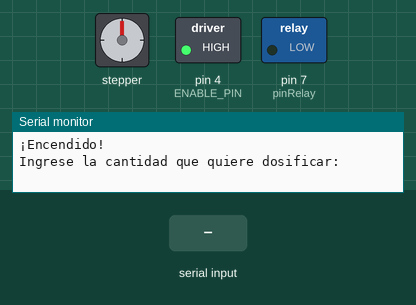
This sketch was run on a simulated Arduino Uno, built with avr-gcc and run on an emulated ATmega328P. On the bench: stepper motor, switched loads named in the sketch (green lamp = pin HIGH), the last lines printed to the serial monitor. The test bench sets the inputs (shaded band). Stepper angles assume 950 steps per turn.

Above: at 1.2 s.
1.3 s: "90,45\n" received over Serial
At 2.09 s:
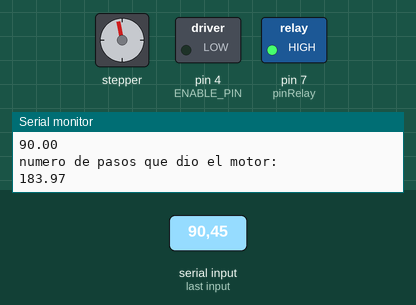
4.3 s: "30,150\n" received over Serial
At 6.9 s:
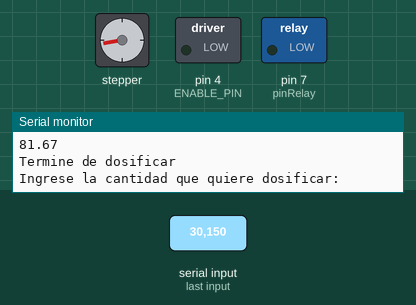
7.3 s: "5\n" received over Serial
At 9.6 s:
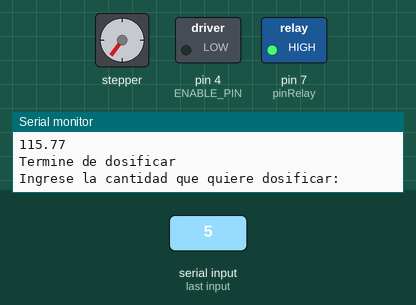
10.3 s: "200\n" received over Serial
At 11.71 s:
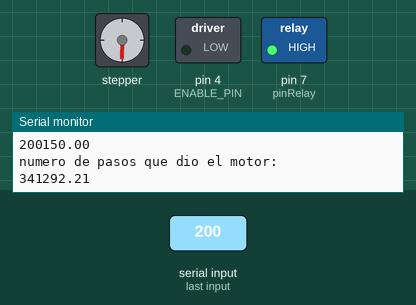
Timing chart, 0 to 23.3 s (numbered marks = the images above; inputs shaded):
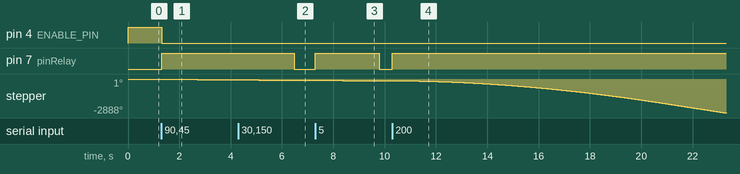

Measured:
- after the input at 1.3 s, pin 4 (ENABLE_PIN): HIGH → LOW at once; pin 7 (pinRelay): LOW → HIGH at once; stepper: turns 70° counter-clockwise in 2.5 s, starting at once
- after the input at 4.3 s, pin 7 (pinRelay): HIGH → LOW after 2.2 s instead of 0.05 s; stepper: turns 31° counter-clockwise in 1.6 s, starting after 0.12 s
- after the input at 7.3 s, pin 7 (pinRelay): LOW → HIGH at once, → LOW 2.5 s later; stepper: turns 43° counter-clockwise in 1.8 s, starting after 0.12 s
- after the input at 10.3 s, pin 7 (pinRelay): LOW → HIGH at once; stepper: keeps turning counter-clockwise at about 212°/s, starting after 0.08 s

The sketch:

Control_bomba.ino
```cpp
// Define los pines del driver
#define DIR_PIN 2
#define STEP_PIN 3
#define ENABLE_PIN 4
#define pinRelay 7

// Define el número de pasos por revolución y el modo de micropasos
#define STEPS_PER_REV 950 //pasos por revolución, pasos que permite completar una revolución

// Crea una instancia de la librería AccelStepper
#include <AccelStepper.h>
AccelStepper stepper(AccelStepper::DRIVER, STEP_PIN, DIR_PIN);

void setup() {

  // Configura el pin de habilitación como salida
  pinMode(ENABLE_PIN, OUTPUT);
  // Deshabilita el driver
  digitalWrite(ENABLE_PIN, HIGH);
  // Establece la velocidad y aceleración máximas
  stepper.setMaxSpeed(1000);
  stepper.setAcceleration(100);

  //rele
  pinMode(pinRelay, OUTPUT);

  Serial.begin(9600);
  Serial.println("¡Encendido!");
  Serial.println("Ingrese la cantidad que quiere dosificar:");
}

void loop() {
  int input;
  float pasos;
  float cantidad_dosificar;
  char buffer[32];
  int bytes_read = 0;

  while (Serial.available() == 0) {
    // Esperar hasta que haya datos disponibles en el puerto serie
  }
  //leer los datos del puerto serie hasta que se reciba un caracter
  bytes_read = Serial.readBytesUntil ('\n', buffer, sizeof(buffer));
  //activar rele
  digitalWrite(pinRelay, HIGH);

  //convertir los datos leidos a un número flotante
  cantidad_dosificar = atof(buffer);
  Serial.println("Empezando a dosificar: ");
  Serial.println(cantidad_dosificar);

  //habilitar el driver
  digitalWrite(ENABLE_PIN, LOW);

  //Calcula la cantidad de pasos necesarios para dosificar esa cantidad
  pasos = (cantidad_dosificar+17.897)/0.5865;
  Serial.println("numero de pasos que dio el motor:");
  Serial.println(pasos);

  // Mueve el motor la cantidad de pasos indicada
  stepper.move(-1*pasos);
  stepper.runToPosition();
  Serial.println("Termine de dosificar");
  Serial.println("Ingrese la cantidad que quiere dosificar:");

  //apagar rele
  delay(500);
  digitalWrite(pinRelay, LOW);


}
```
